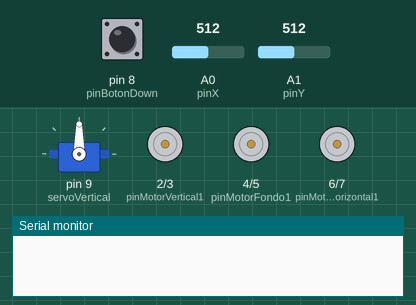
This sketch was run on a simulated Arduino Uno, built with avr-gcc and run on an emulated ATmega328P. Parts: servo, motor-driver pin pairs drawn as motors (green arrow = first pin HIGH = forward, orange = second pin HIGH = backward, longer = more drive), the last lines printed to the serial monitor. The test bench sets the inputs (shaded band); at power-on: A0 (pinX) = 512, A1 (pinY) = 512, pin 8 (pinBotonDown) HIGH.

Above: at 1.2 s.
1.3 s: A0 (pinX) set to 423
2.8 s: A0 (pinX) set to 396
At 3.9 s:
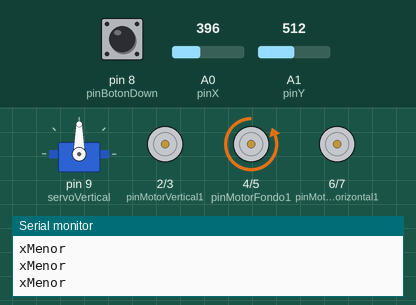
4.3 s: A1 (pinY) set to 370
5.8 s: A1 (pinY) set to 344
At 6.9 s:
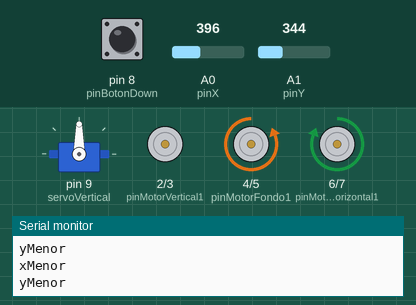
7.3 s: pin 8 (pinBotonDown) pulled LOW for 0.15 s
At 7.9 s:
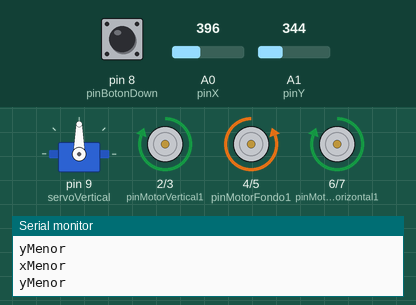
13.4 s: A0 (pinX) set to 640
At 20.5 s:
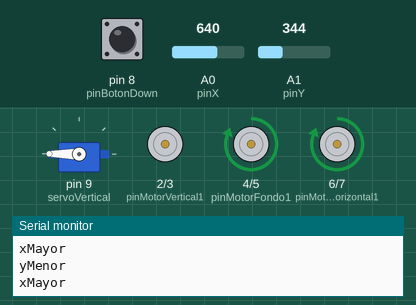
Timing chart, 0 to 20.8 s (numbered marks = the images above; inputs shaded):
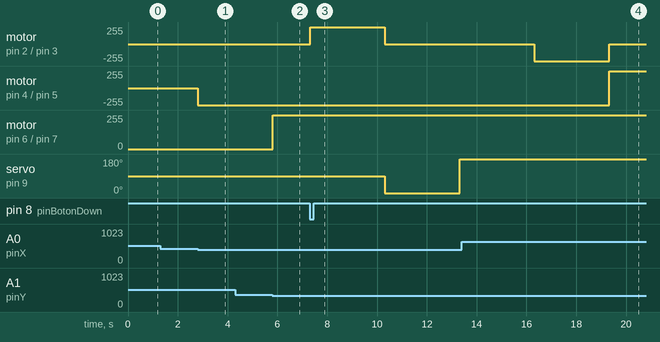

The sketch:

taller2.ino
```cpp
#include <Servo.h>
// Pines del joystick
const int pinX = A0;
const int pinY = A1;
const int pinMotorVertical1 = 2;  // Pin de control 1 del motor vertical
const int pinMotorVertical2 = 3;  // Pin de control 2 del motor vertical
const int pinMotorFondo1 = 4;
const int pinMotorFondo2 = 5;
const int pinMotorHorizontal1 = 6;
const int pinMotorHorizontal2 = 7;
const int pinBotonDown = 8;

Servo servoVertical;
bool movimientosHabilitados = true;
bool botonPresionado = false;


void setup() {
  pinMode(pinMotorVertical1, OUTPUT); // Configura el pin del motor vertical 1 como salida
  pinMode(pinMotorVertical2, OUTPUT); // Configura el pin del motor vertical 2 como salida
  pinMode(pinMotorFondo1, OUTPUT);
  pinMode(pinMotorFondo2, OUTPUT);
  pinMode(pinMotorHorizontal1, OUTPUT);
  pinMode(pinMotorHorizontal2, OUTPUT);
  pinMode(pinBotonDown, INPUT_PULLUP);
  servoVertical.attach(9);
  Serial.begin(9600);
}

void loop() {
  int xValue = analogRead(pinX);
  int yValue = analogRead(pinY);
  int sensorVal = digitalRead(pinBotonDown);

  if (movimientosHabilitados) {
    movimientoXyYJoystick(xValue, yValue);
  }

  if (sensorVal == LOW && !botonPresionado) {
    logicaBoton();
  }
}


void movimientoXyYJoystick(int xValue, int yValue) {
  if (xValue > 630) {
    // Mover motor horizontal hacia un lado
    digitalWrite(pinMotorFondo1, HIGH);
    digitalWrite(pinMotorFondo2, LOW);
    Serial.println("xMayor");
  } else if (xValue < 405) {
    // Mover motor horizontal hacia el otro lado
    digitalWrite(pinMotorFondo1, LOW);
    digitalWrite(pinMotorFondo2, HIGH);
    Serial.println("xMenor");
  } else {
    // Detener motor horizontal si no hay movimiento en el eje X
    digitalWrite(pinMotorFondo1, LOW);
    digitalWrite(pinMotorFondo2, LOW);
  }


  if (yValue > 680) {
    // Mover motor horizontal hacia un lado

    digitalWrite(pinMotorHorizontal1, LOW);
    digitalWrite(pinMotorHorizontal2, HIGH);
    Serial.println("yMayor");
  }  else if (yValue < 355) {

    // Mover motor horizontal hacia el otro lado
    digitalWrite(pinMotorHorizontal1, HIGH);
    digitalWrite(pinMotorHorizontal2, LOW);
    Serial.println("yMenor");
  } else {
    // Detener motor horizontal si no hay movimiento en el eje X
    digitalWrite(pinMotorHorizontal1, LOW);
    digitalWrite(pinMotorHorizontal2, LOW);
  }
}


void bajarVertical(int distancia) {
  int tiempoDuracion = distancia * 1000; // Ajusta la escala de tiempo según corresponda

  // Activa el motor vertical para bajar
  digitalWrite(pinMotorVertical1, HIGH);
  digitalWrite(pinMotorVertical2, LOW);

  // Espera el tiempo de duración para bajar la distancia
  delay(tiempoDuracion);

  // Detiene el motor vertical
  digitalWrite(pinMotorVertical1, LOW);
  digitalWrite(pinMotorVertical2, LOW);
}


void subirVertical(int distancia) {
  int tiempoDuracion = distancia * 1000; // Ajusta la escala de tiempo según corresponda

  // Activa el motor vertical para subir
  digitalWrite(pinMotorVertical1, LOW);
  digitalWrite(pinMotorVertical2, HIGH);

  // Espera el tiempo de duración para subir la distancia
  delay(tiempoDuracion);

  // Detiene el motor vertical
  digitalWrite(pinMotorVertical1, LOW);
  digitalWrite(pinMotorVertical2, LOW);
}


void accionarGarra() {
  // Código para accionar la garra física utilizando el servo declarado anteriormente

  // Mueve el servo a la posición de apretar la garra
  servoVertical.write(180);  // Ajusta el ángulo según corresponda

  // Espera un tiempo para que la garra se cierre
  delay(3000);  // Ajusta el tiempo de retardo según corresponda

}


void abrirGarra() {
  // Mueve el servo a la posición de soltar la garra
  servoVertical.write(0);  // Ajusta el ángulo según corresponda

  // Espera un tiempo para que la garra se abra
  delay(3000);  // Ajusta el tiempo de retardo según corresponda
}


void logicaBoton() {
  botonPresionado = true;
  movimientosHabilitados = false;
  bajarVertical(3);
  abrirGarra();
  accionarGarra();
  subirVertical(3);
  movimientosHabilitados = true;
  botonPresionado = false;
}
```

Measured:
- the behaviour switches between 405 and 404 on A0 (pinX) (found by bisection; images 0 and 1)
- the behaviour switches between 355 and 354 on A1 (pinY) (found by bisection; images 1 and 2)
- after the input at 1.3 s, every drawn part: stays the same
- after the input at 2.8 s, motor on pin 4 (pinMotorFondo1) / pin 5 (pinMotorFondo2): stopped → backward 255/255 at once
- after the input at 5.8 s, motor on pin 6 (pinMotorHorizontal1) / pin 7 (pinMotorHorizontal2): stopped → forward 255/255 at once
- after the input at 7.3 s, motor on pin 2 (pinMotorVertical1) / pin 3 (pinMotorVertical2): stopped → forward 255/255 at once, → stopped 3.0 s later; servo on pin 9 (servoVertical): 90° → 0° after 3.0 s, → 180° 3.0 s later
- after the input at 13.4 s, motor on pin 4 (pinMotorFondo1) / pin 5 (pinMotorFondo2): backward 255/255 → forward 255/255 after 5.9 s
